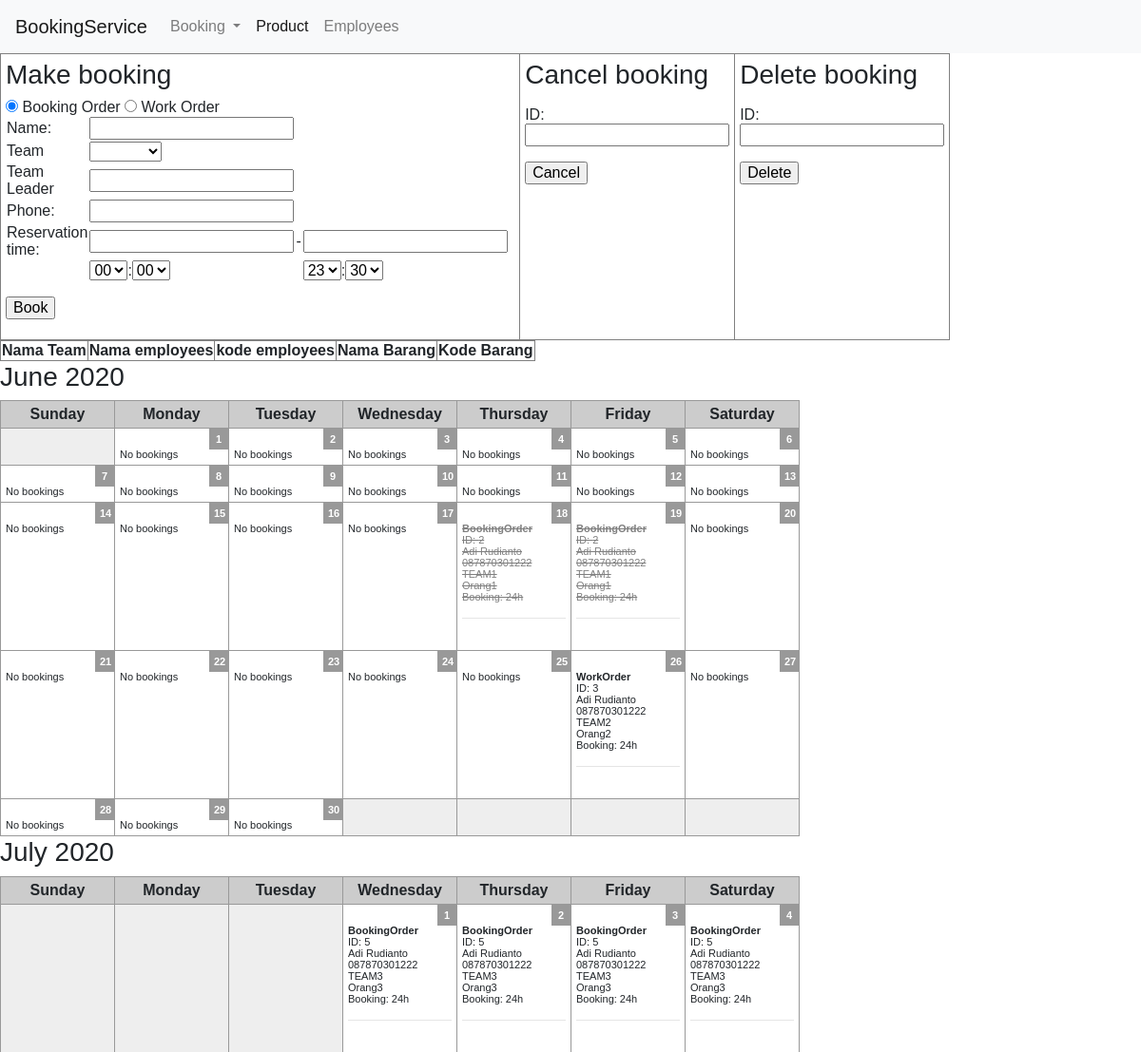
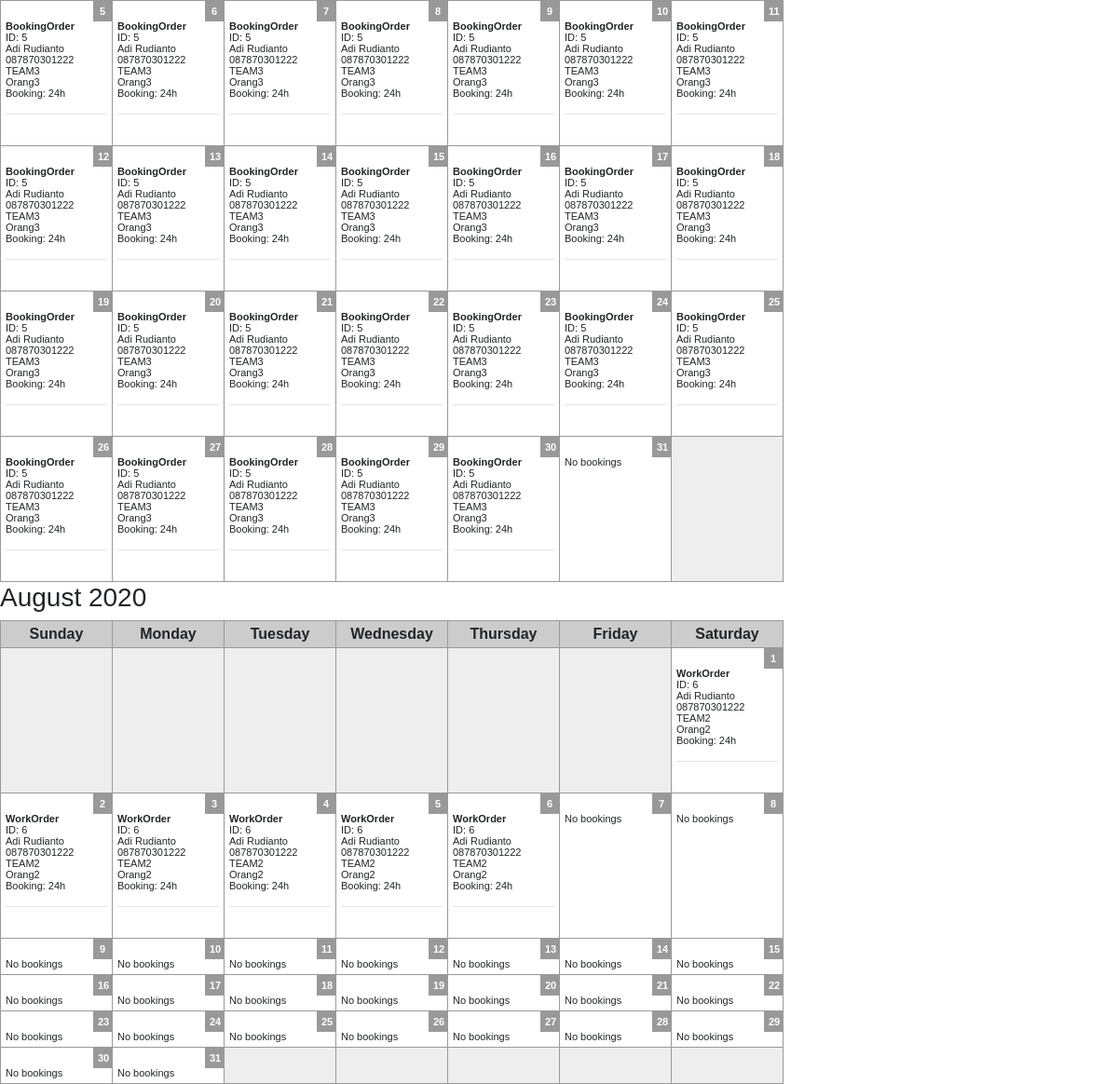
Page /view/booking-order.php on the committed database (2 pictures, top to bottom).
### tables this page shows
CREATE TABLE `booking` (
  `id` int(11) UNSIGNED NOT NULL,
  `name` varchar(50) NOT NULL,
  `phone` varchar(20) NOT NULL,
  `item` varchar(20) NOT NULL,
  `start_day` int(11) DEFAULT NULL,
  `end_day` int(11) DEFAULT NULL,
  `start_time` int(11) DEFAULT NULL,
  `end_time` int(11) DEFAULT NULL,
  `canceled` int(1) DEFAULT NULL,
  `kd_team` varchar(30) NOT NULL,
  `nm_leader` varchar(30) NOT NULL
);

CREATE TABLE `team` (
  `kd_team` varchar(7) NOT NULL,
  `nm_team` varchar(30) NOT NULL,
  `nm_leader` varchar(30) NOT NULL
);

### library/connection.php (called while the page is built, shortened)
<?php
$tablename = "booking";
$months = array('January', 'February', 'March', 'April', 'May', 'June', 'July', 'August', 'September', 'October', 'November', 'December');
$headings = array('Sunday','Monday','Tuesday','Wednesday','Thursday','Friday','Saturday');
?>

### view/booking-order.php (the view, shortened to what this page needs)
<?php
include 'navbar.php';
include '../library/connection.php';
?>
<body>
<table border="1" cellpadding="5" width="800">
	<tr>
		<td valign="top">
		<form action="booked.php" method="post">
			<h3>Make booking</h3>
			<p><input checked="checked" name="item" type="radio" value="BookingOrder" /> Booking Order
			<input name="item" type="radio" value="WorkOrder" /> Work Order
			<table style="width: 70%">
				<tr>
					<td>Name:</td>
					<td> <input maxlength="50" name="name" required="" type="text" /></td>
					<td>&nbsp;</td>
					<td>&nbsp;</td>
				</tr>
				<tr>
					<td>Team</td>
					<td>
					<select id="test123" name="kd_team">
					<option> </option>
      <?php
      $mySql = "SELECT * FROM team";
      $myQry = mysqli_query($connection,$mySql) or die ("Gagal Query".mysql_error());
      while ($myData = mysqli_fetch_array($myQry)) {
        if ( $dataleaderName == $myData['kd_team']) {
          $cek = " selected";
        } else { $cek='';}
        echo "<option value='$myData[kd_team]' $cek>$myData[nm_team]</option> ";
      }
      ?>
    </select>
     </td>
					<td>&nbsp;</td>
					<td>&nbsp;</td>
				</tr>
    <tr>
					<td>Team Leader</td>
					<td><input type="text" id="nm_leader" name="nm_leader">
					<td><input type="hidden" id="kd_team" >
     </td>
					<td>&nbsp;</td>
					<td>&nbsp;</td>
				</tr>
				<tr>
					<td>Phone:</td>
					<td>
			<input maxlength="20" name="phone" required="" type="text" /></td>
					<td>&nbsp;</td>
					<td>&nbsp;</td>
				</tr>
				<tr>
					<td>Reservation time:</td>
					<td>
			<input id="from" name="start_day" required="" type="text" /></td>
					<td>-</td>
					<td><input id="to" name="end_day" required="" type="text" /></td>
				</tr>
				<tr>
					<td>&nbsp;</td>
					<td> <select name="start_hour" id="starthour">
			<option selected="selected">00</option>
			</select>:<select name="start_minute">
			<option selected="selected">00</option>
			</select></td>
					<td>&nbsp;</td>
					<td><select name="end_hour">
			<option selected="selected">23</option>
			</select>:<select name="end_minute">
			<option selected="selected">30</option>
			</select></td>
				</tr>
			</table>
			<p>
			<input name="book" type="submit" value="Book" />
		</form>
		</td>
		<td valign="top">
		<h3>Cancel booking</h3>
		<form action="cancel.php" method="post">
			ID: <input name="id" required="" type="text" /><br />
			<p>
			<p><input name="cancel" type="submit" value="Cancel" /></p>
		</form>
		</td>
		<td valign="top">
		<h3>Delete booking</h3>
		<form action="delete.php" method="post">
			ID: <input name="id" required="" type="text" /><br />
			<p>
			<p><input name="delete" type="submit" value="Delete" /></p>
		</form>
		</td>
	</tr>
</table>
<table id="people" border="1">
  <thead>
    <th>Nama Team</th>
    <th>Nama employees</th>
				<th>kode employees</th>
				<th>Nama Barang </th>
				<th>Kode Barang </th>
  </thead>
</table>
<?php
function draw_calendar($month,$year){
	include '../library/connection.php';
	$calendar = '<table cellpadding="0" cellspacing="0" class="calendar">';
	$calendar.= '<tr class="calendar-row"><td class="calendar-day-head">'.implode('</td><td class="calendar-day-head">',$headings).'</td></tr>';
	$running_day = date('w',mktime(0,0,0,$month,1,$year));
	$days_in_month = date('t',mktime(0,0,0,$month,1,$year));
	$days_in_this_week = 1;
	$day_counter = 0;
	$calendar.= '<tr class="calendar-row">';
	for($x = 0; $x < $running_day; $x++):
		$calendar.= '<td class="calendar-day-np"> </td>';
		$days_in_this_week++;
	endfor;
	for($list_day = 1; $list_day <= $days_in_month; $list_day++):
		$calendar.= '<td class="calendar-day">';
			$calendar.= '<div class="day-number">'.$list_day.'</div>';
			$calendar.= str_repeat('<p> </p>',2);
			$current_epoch = mktime(0,0,0,$month,$list_day,$year);
			$sql = "SELECT * , team.nm_team FROM $tablename INNER JOIN team ON $tablename.kd_team=team.kd_team WHERE $current_epoch BETWEEN start_day AND end_day";
			$result = mysqli_query($connection, $sql);
    		if (mysqli_num_rows($result) > 0) {
    			while($row = mysqli_fetch_assoc($result)) {
					if($row["canceled"] == 1) $calendar .= "<font color=\"grey\"><s>";
    				$calendar .= "<b>" . $row["item"] . "</b><br>ID: " . $row["id"] . "<br>" . $row["name"] . "<br>" . $row["phone"] . "<br>" . $row["nm_team"] . "<br>" . $row["nm_leader"] . "<br>" ;
    				if($current_epoch != $row["start_day"] AND $current_epoch != $row["end_day"]) {
	    				$calendar .= "Booking: 24h<br><hr><br>";
	    			}
					if($row["canceled"] == 1) $calendar .= "</s></font>";
    			}
			} else {
    			$calendar .= "No bookings";
			}
		$calendar.= '</td>';
		if($running_day == 6):
			$calendar.= '</tr>';
			if(($day_counter+1) != $days_in_month):
				$calendar.= '<tr class="calendar-row">';
			endif;
			$running_day = -1;
			$days_in_this_week = 0;
		endif;
		$days_in_this_week++; $running_day++; $day_counter++;
	endfor;
	if($days_in_this_week < 8 AND $days_in_this_week > 1):
		for($x = 1; $x <= (8 - $days_in_this_week); $x++):
			$calendar.= '<td class="calendar-day-np"> </td>';
		endfor;
	endif;
	$calendar.= '</tr>';
	$calendar.= '</table>';
	return $calendar;
}
include '../library/connection.php';
$d = new DateTime(date("Y-m-d"));
echo '<h3>' . $months[$d->format('n')-1] . ' ' . $d->format('Y') . '</h3>';
echo draw_calendar($d->format('m'),$d->format('Y'));
$d->modify( 'first day of next month' );
echo '<h3>' . $months[$d->format('n')-1] . ' ' . $d->format('Y') . '</h3>';
echo draw_calendar($d->format('m'),$d->format('Y'));
$d->modify( 'first day of next month' );
echo '<h3>' . $months[$d->format('n')-1] . ' ' . $d->format('Y') . '</h3>';
echo draw_calendar($d->format('m'),$d->format('Y'));
?>
</body>
</html>

### view/navbar.php (shortened to what this page needs)
<link rel="stylesheet" href="https://stackpath.bootstrapcdn.com/bootstrap/4.3.1/css/bootstrap.min.css">
<nav class="navbar navbar-expand-lg navbar-light bg-light">
  <a class="navbar-brand" href="index.php" >BookingService</a>
  <div class="collapse navbar-collapse" id="navbarSupportedContent">
    <ul class="navbar-nav mr-auto">
    <li class="nav-item dropdown">
        <a class="nav-link dropdown-toggle" href="#" id="navbarDropdown" role="button" data-toggle="dropdown" aria-haspopup="true" aria-expanded="false">
          Booking
        </a>
      </li>
      <li class="nav-item active">
        <a class="nav-link" href="product.php">Product<span class="sr-only">(current)</span></a>
      </li>
      <li class="nav-item">
        <a class="nav-link" href="employees.php">Employees</a>
      </li>
    </ul>
  </div>
</nav>
<link href="jquery-ui.css" rel="stylesheet">

### view/booking-order.php (style rules this page uses)
html * { font-family: Arial !important; }
table.calendar { border-left: 1px solid #999; }
td.calendar-day { min-height: 80px; font-size: 11px; position: relative; vertical-align: top; }
td.calendar-day-np { background: #eee; min-height: 80px; }
td.calendar-day-head { background: #ccc; font-weight: bold; text-align: center; width: 120px; padding: 5px; border-bottom: 1px solid #999; border-top: 1px solid #999; border-right: 1px solid #999; }
div.day-number { background: #999; padding: 5px; color: #fff; font-weight: bold; float: right; margin: -5px -5px 0 0; width: 20px; text-align: center; }
td.calendar-day, td.calendar-day-np { width: 120px; padding: 5px; border-bottom: 1px solid #999; border-right: 1px solid #999; }

### rows in the picture
booking: item "BookingOrder", id "2", name "Adi Rudianto", phone "087870301222", kd_team.nm_team "TEAM1", kd_team.nm_leader "Orang1", start_day "Booking: 24h"
booking: item "WorkOrder", id "3", name "Adi Rudianto", phone "087870301222", kd_team.nm_team "TEAM2", kd_team.nm_leader "Orang2", start_day "Booking: 24h"
booking: item "BookingOrder", id "5", name "Adi Rudianto", phone "087870301222", kd_team.nm_team "TEAM3", kd_team.nm_leader "Orang3", start_day "Booking: 24h"
booking: item "WorkOrder", id "6", name "Adi Rudianto", phone "087870301222", kd_team.nm_team "TEAM2", kd_team.nm_leader "Orang2", start_day "Booking: 24h"

### other values in the picture
implode('</td><td class="calendar-day-head">',$headings) "Sunday Monday Tuesday Wednesday Thursday Friday Saturday Sunday Monday Tuesday Wednesday Thursday Friday Saturday Sunday Monday Tuesday Wednesday Thursday Friday Saturday"
